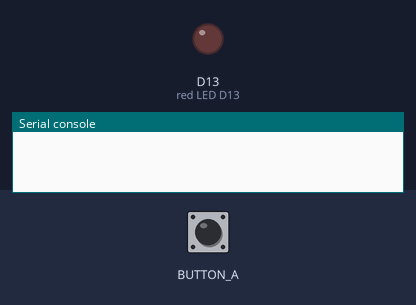
Recording of a program running on a simulated Circuit Playground running CircuitPython. Parts: output pins drawn as LEDs (lit = HIGH), the last lines printed to the serial console. The inputs (shaded band) are chosen by the test bench.

Above: at 1.2 s.
1.3 s: button A pressed for 0.15 s
At 1.7 s:
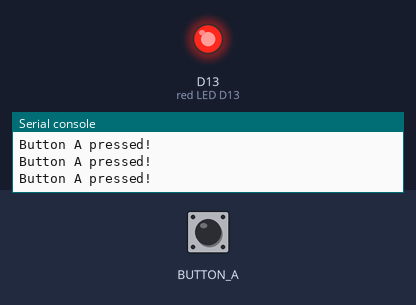
Timing chart, 0 to 4.3 s (numbered marks = the images above; inputs shaded):
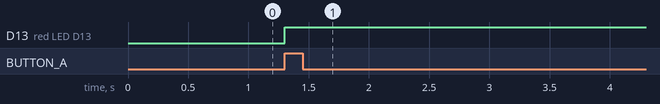

Measured:
- after the input at 1.3 s, D13 (red LED D13): LOW → HIGH at once

The program:

cp_button_a.py
```python
"""This example turns on the little red LED when button A is pressed."""
from adafruit_circuitplayground import cp

while True:
    if cp.button_a:
        print("Button A pressed!")
        cp.red_led = True
```
